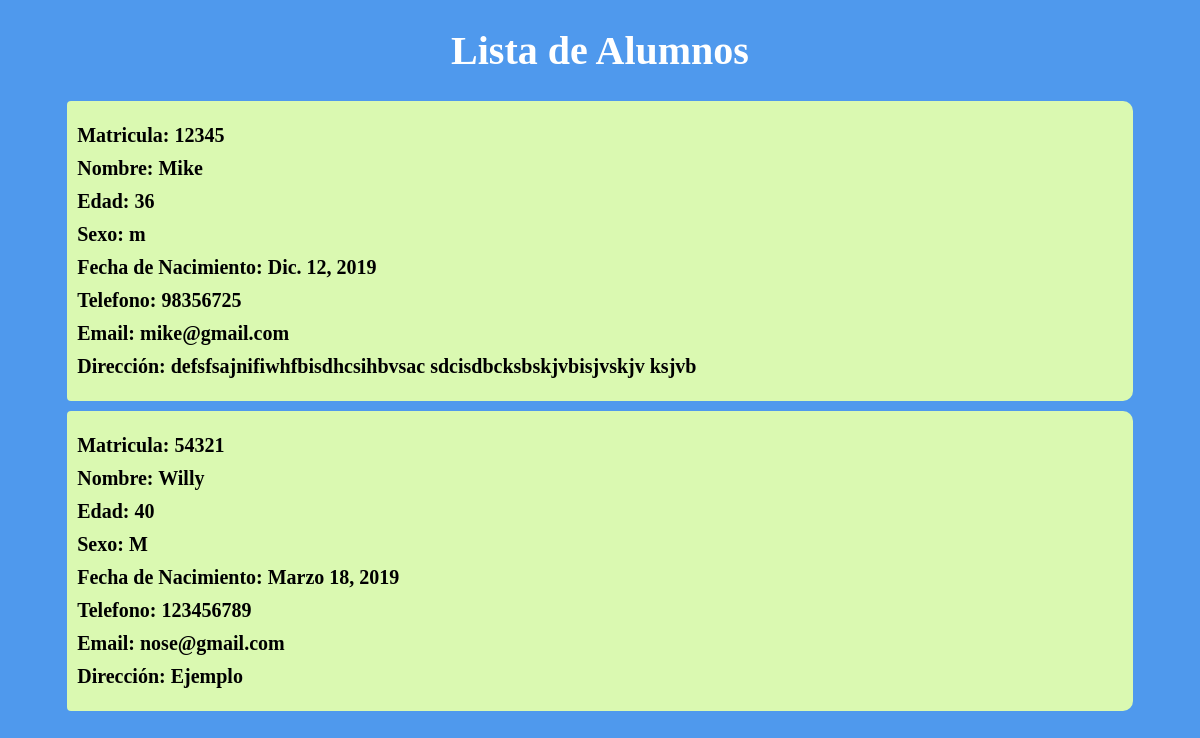
The page /resultado on the database as committed earlier.
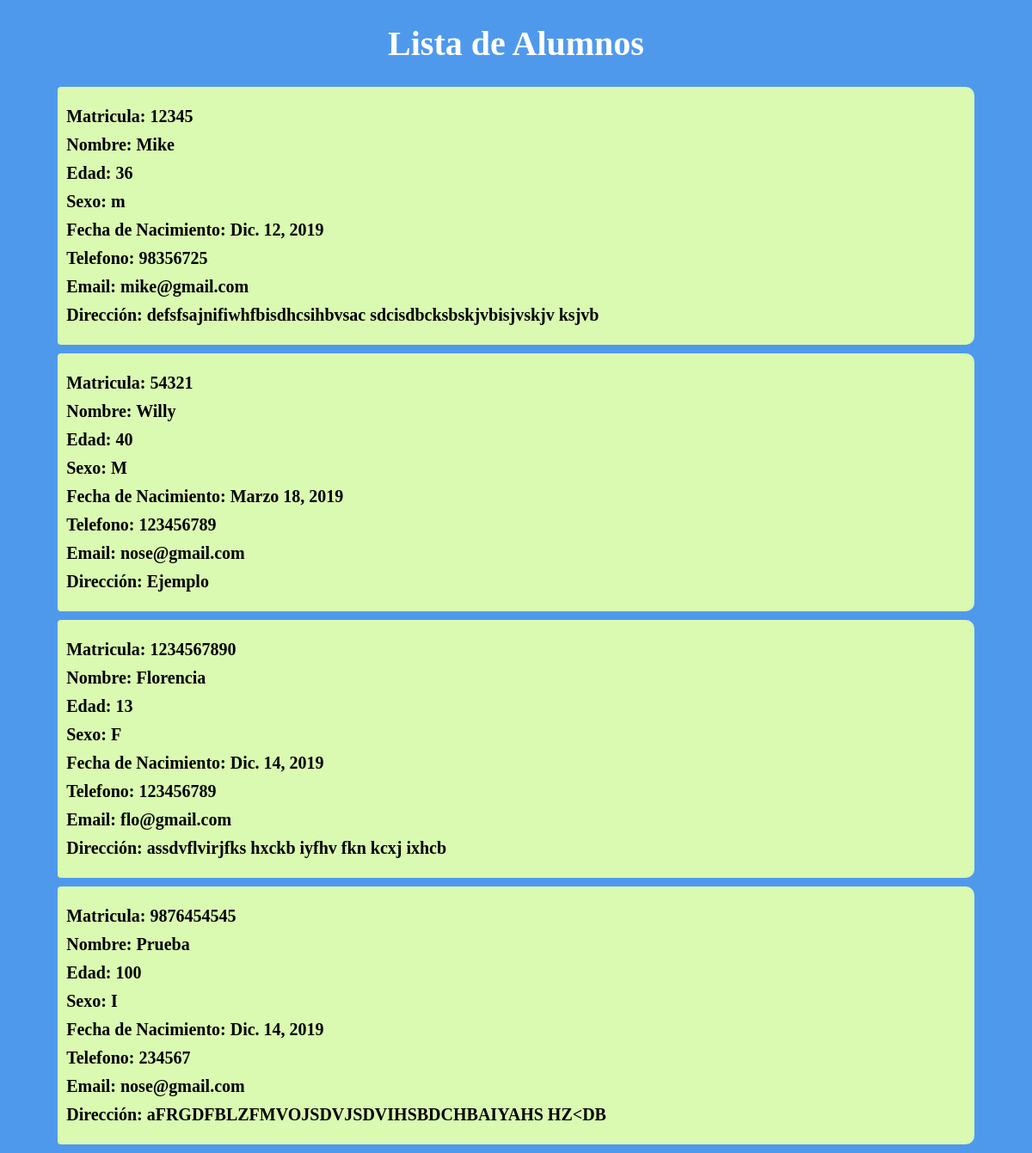
The same page on the database as committed later.
### Alumnos/models.py (models this page shows, shortened)
class DatosPersonales(models.Model):
    Num_count=models.AutoField(primary_key=True)
    Nombre=models.CharField(max_length=20)
    Sexo=models.CharField(max_length=1)
    Edad=models.IntegerField()
    FechaNacimiento=models.DateField()
    Telefono=models.CharField(max_length=10)
    Email= models.EmailField()
    Domicilio=models.TextField()

### Alumnos/views.py (the view)
# urls.py: path("resultado",views.res, name="resultado"),
def res(request):
     Datos=DatosPersonales.objects.all()
     return render(request, "Alumnos/resultado.html",{"Alumnos":Datos})

### Alumnos/templates/Alumnos/resultado.html (shortened to what this page needs)
{% extends "Alumnos/base.html" %}
{% load static %}
{%block estilos%}
<link rel="stylesheet" type="text/css" href="{% static 'css/resultados.css' %}">
{% endblock %}
{% block banner %}
<h1>Lista de Alumnos </h1>
{% endblock%}
{% block contenido %}
{% for object in Alumnos %}
<div class="info">
  <p id="Maticula"> <br/>Matricula: {{object.Num_count}}</p>
  <p id="Nombre">Nombre: {{object.Nombre}}</p>
  <p id="Edad">Edad: {{object.Edad}}</p>
  <p id="Sexo">Sexo: {{object.Sexo}}</p>
  <p id="Fecha">Fecha de Nacimiento: {{object.FechaNacimiento}}</p>
  <p id="Telefono">Telefono: {{object.Telefono}}</p>
  <p id="Email">Email: {{object.Email}}</p>
  <p id="Dir">Dirección: {{object.Domicilio}} <br/> <br/></p>
</div>
{% endfor %}
{% endblock %}

Rows that differ between the two databases and show on the page:
added DatosPersonales: Num_count "1234567890", Nombre "Florencia", Edad "13", Sexo "F", FechaNacimiento "Dic. 14, 2019", Telefono "123456789", Email "flo@gmail.com", Domicilio "assdvflvirjfks hxckb iyfhv fkn kcxj ixhcb"
added DatosPersonales: Num_count "9876454545", Nombre "Prueba", Edad "100", Sexo "I", FechaNacimiento "Dic. 14, 2019", Telefono "234567", Email "nose@gmail.com", Domicilio "aFRGDFBLZFMVOJSDVJSDVIHSBDCHBAIYAHS HZ<DB"
